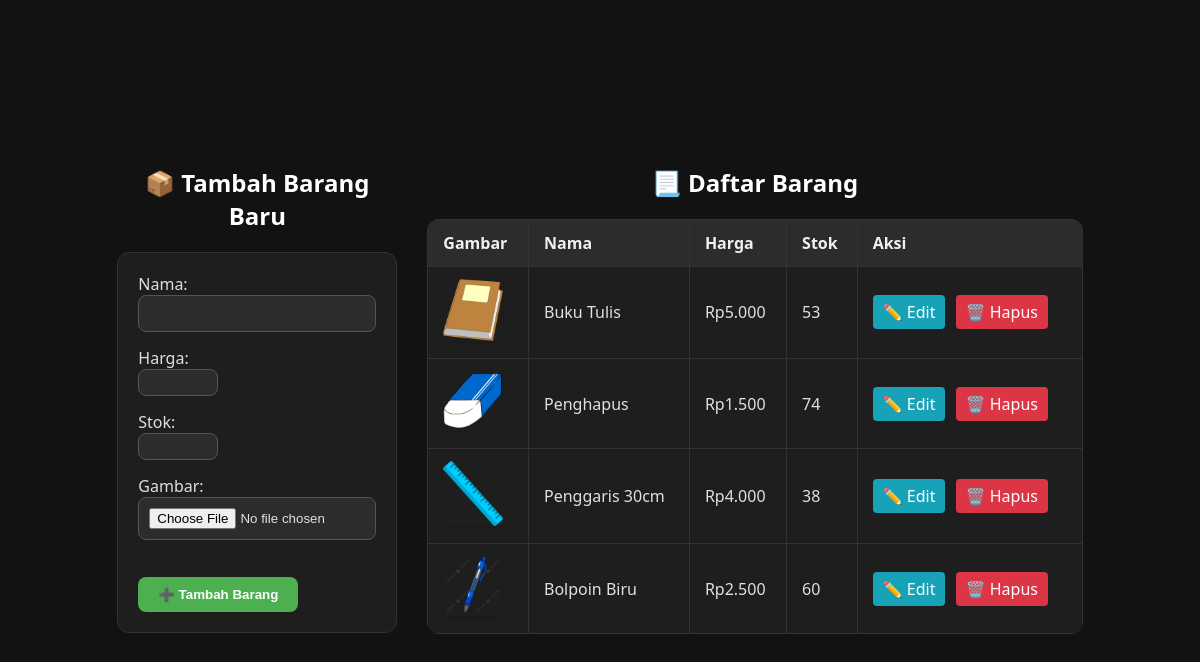
Screenshot of /kasircrud/halaman/gudang.php with the database file from the repository.
### tables this page shows
CREATE TABLE `barang` (
  `id` int(11) NOT NULL,
  `nama` varchar(100) NOT NULL,
  `harga` int(11) NOT NULL,
  `stok` int(11) NOT NULL,
  `gambar` varchar(255) DEFAULT NULL
);

### kasircrud/halaman/gudang.php (the view, shortened to what this page needs)
<?php include '../config/koneksi.php';
?>
<!DOCTYPE html>
<html>
<head>
    <link rel="stylesheet" href="../assets/style.css">
</head>
<body>
<div style="display: flex; gap: 30px; align-items: flex-start; justify-content: center; padding: 20px; flex-wrap: wrap;">
    <div class="card" style="flex: 0 0 280px;">
        <h2>📦 Tambah Barang Baru</h2>
        <form method="POST" enctype="multipart/form-data">
            <label>Nama:</label><br>
            <input type="text" name="nama" required><br>
            <label>Harga:</label><br>
            <input type="number" name="harga" required><br>
            <label>Stok:</label><br>
            <input type="number" name="stok" required><br>
            <label>Gambar:</label><br>
            <input type="file" name="gambar"><br><br>
            <button type="submit" name="tambah" class="btn-tambah">➕ Tambah Barang</button>
        </form>
    </div>
    <div class="card" style="flex: 1; min-width: 400px;">
        <h2>📃 Daftar Barang</h2>
        <table>
            <tr>
                <th>Gambar</th>
                <th>Nama</th>
                <th>Harga</th>
                <th>Stok</th>
                <th>Aksi</th>
            </tr>
            <?php
            $result = mysqli_query($koneksi, "SELECT * FROM barang");
            while ($row = mysqli_fetch_assoc($result)) {
                echo "<tr>
                    <td>";
                if ($row['gambar']) {
                    echo "<img src='../assets/img/{$row['gambar']}' width='60'>";
                } else {
                    echo "<span style='color:#999;'>Tidak ada</span>";
                }
                echo "</td>
                    <td>{$row['nama']}</td>
                    <td>Rp" . number_format($row['harga'], 0, ',', '.') . "</td>
                    <td>{$row['stok']}</td>
                    <td>
                        <a href='../backend/edit_barang.php?id={$row['id']}' class='btn-edit'>✏️ Edit</a>
                        <a href='?hapus={$row['id']}' class='btn-hapus' onclick='return confirm(\"Yakin hapus?\")'>🗑️ Hapus</a>
                    </td>
                </tr>";
            }
            ?>
        </table>
    </div>
</div>
</body>
</html>

### kasircrud/assets/style.css (style rules this page uses)
* { box-sizing: border-box; margin: 0; padding: 0; }
body { font-family: 'Segoe UI', Tahoma, Geneva, Verdana, sans-serif; background-color: #121212; color: #e0e0e0; display: flex; justify-content: center; align-items: center; padding: 40px 20px; min-height: 100vh; }
table { width: 100%; border-collapse: collapse; }
table th, table td { padding: 12px; text-align: left; }
h1, h2 { color: #ffffff; text-align: center; margin-bottom: 20px; }
a { color: #4dabf7; text-decoration: none; margin-right: 15px; font-weight: 500; }
form { background-color: #1e1e1e; padding: 20px; border: 1px solid #333; border-radius: 12px; }
input[type="text"], input[type="number"], input[type="file"], select { padding: 10px; margin-bottom: 15px; width: 100%; background-color: #2c2c2c; border: 1px solid #555; color: #e0e0e0; border-radius: 8px; }
button { padding: 10px 20px; background-color: #4caf50; color: white; border: none; border-radius: 8px; font-weight: bold; cursor: pointer; transition: background-color 0.3s; }
table { width: 100%; border-collapse: collapse; background-color: #1e1e1e; margin-top: 20px; border-radius: 12px; overflow: hidden; }
table th, table td { padding: 12px 15px; border: 1px solid #333; text-align: left; }
th { background-color: #2c2c2c; color: #f0f0f0; }
td a { color: #ff6b6b; font-weight: 500; }
input[type="number"] { width: 80px; padding: 5px; }
img { border-radius: 6px; box-shadow: 0 2px 5px rgba(0,0,0,0.1); }
.btn-edit, .btn-hapus { padding: 6px 10px; border-radius: 4px; color: #fff; text-decoration: none; margin-right: 6px; }
.btn-edit { background-color: #17a2b8; }
.btn-hapus { background-color: #dc3545; }

### rows the page displays
barang: gambar (picture), nama "Buku Tulis", harga "5.000", stok "53"
barang: gambar (picture), nama "Penghapus", harga "1.500", stok "74"
barang: gambar (picture), nama "Penggaris 30cm", harga "4.000", stok "38"
barang: gambar (picture), nama "Bolpoin Biru", harga "2.500", stok "60"
